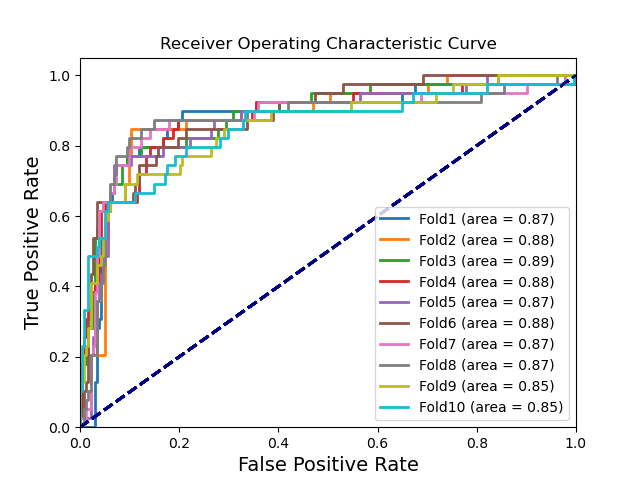

The Python source for this figure:
import matplotlib.pyplot as plt
from sklearn.metrics import roc_curve, auc
from sklearn.metrics import roc_auc_score
import csv
import sys
import numpy as np

def ro_curve(y_pred, y_label, figure_file, method_name):
    '''
        y_pred is a list of length n.  (0,1)
        y_label is a list of same length. 0/1
        https://scikit-learn.org/stable/auto_examples/model_selection/plot_roc.html#sphx-glr-auto-examples-model-selection-plot-roc-py  
    '''
    y_label = np.array(y_label)
    y_pred = np.array(y_pred)    
    fpr = dict()
    tpr = dict() 
    roc_auc = dict()
    fpr[0], tpr[0], _ = roc_curve(y_label, y_pred)
    roc_auc[0] = auc(fpr[0], tpr[0])
    lw = 2
    plt.plot(fpr[0], tpr[0],
         lw=lw, label= method_name + ' (area = %0.2f)' % roc_auc[0])
    plt.plot([0, 1], [0, 1], color='navy', lw=lw, linestyle='--')
    plt.xlim([0.0, 1.0])
    plt.ylim([0.0, 1.05])
    fontsize = 14
    plt.xlabel('False Positive Rate', fontsize = fontsize)
    plt.ylabel('True Positive Rate', fontsize = fontsize)
    plt.title('Receiver Operating Characteristic Curve')
    plt.legend(loc="lower right")
    plt.savefig(figure_file)
    return 

def col_pic():
    for i in range(10):
        y_label = []
        y_pred = []
        with open("outtest_pre_lab_" + str(i) + ".csv") as f:
            f1 = csv.reader(f)
            for line in f1:
                y_label.append(int(line[3]))
                # if float(line[1]) > 0.5:
                #     y_pred.append(1)
                # else:
                #     y_pred.append(0)
                y_pred.append(float(line[2]))
            ro_curve(y_pred,y_label,"auc_test","Fold" + str(i+1))

def main():
    col_pic()
    
if __name__=="__main__":
    main() 
